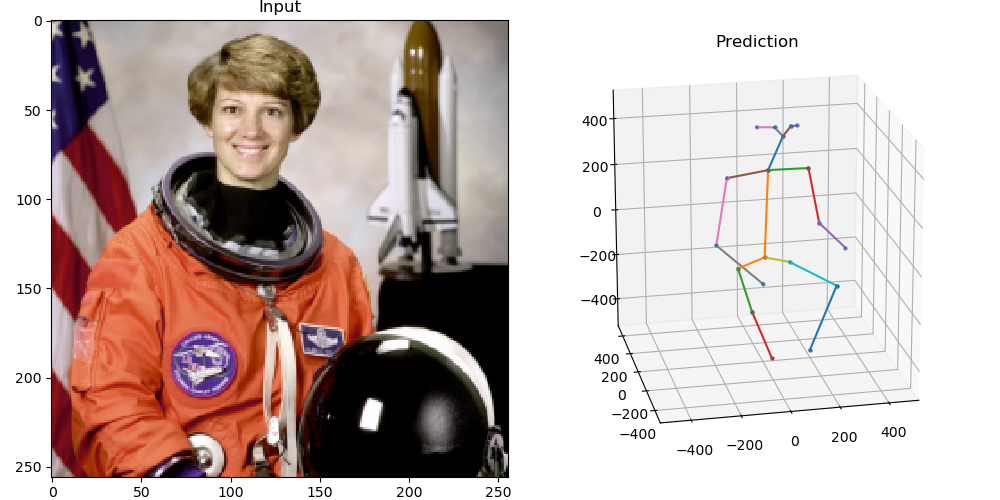
#> input picture example.png, 1000 x 500 px; its folder holds only this picture in this run
$ python -i prepare_images_inria_holidays.py   (imports and definitions only)
#> lines starting #> are read from the running program, lines starting #| are printed output that depends on the picture
#!/usr/bin/env python3

import glob
import multiprocessing
import os
import shutil
import sys

import cv2
import imageio
import numpy as np
from PIL import Image


def main():
    if 'DATA_ROOT' not in os.environ:
        print('Set the DATA_ROOT environment variable to the parent dir of the '
              'inria_holidays directory.')
        sys.exit(1)

    pool = multiprocessing.Pool()
    data_root = os.environ['DATA_ROOT']
    video_paths = glob.glob(f'{data_root}/inria_holidays/jpg/*')
    os.makedirs(f'{data_root}/inria_holidays/jpg_small')
    pool.map(rotate_resize_save, video_paths)
    shutil.rmtree(f'{data_root}/inria_holidays/jpg')


def rotate_resize_save(src_path):
    print('Processing', src_path)
    dst_path = src_path.replace('holidays/jpg', 'holidays/jpg_small')
    im = load_image_with_proper_orientation(src_path)
    im = crop_center_square(im)
    im = cv2.resize(im, (512, 512), interpolation=cv2.INTER_AREA)
    imageio.imwrite(dst_path, im)


def load_image_with_proper_orientation(filepath):
#> called with filepath = '../example.png'
    try:
        image = Image.open(filepath)
#> image is the input picture: PIL image 1000x500 RGBA; mean R, G, B, A 201.1, 186.2, 182.3, 255
        orientation = 274
        exif_info = dict(image._getexif().items())

        if exif_info[orientation] == 3:
            image = image.rotate(180, expand=True)
        elif exif_info[orientation] == 6:
            image = image.rotate(270, expand=True)
        elif exif_info[orientation] == 8:
            image = image.rotate(90, expand=True)
        return np.asarray(image)
    except (AttributeError, KeyError, IndexError):
        # No EXIF found
        return imageio.imread(filepath)


def crop_center_square(im):
    height, width, channels = im.shape
#> height = 500; width = 1000; channels = 4
    if height == width:
        return im
    elif height < width:
        x_start = (width - height) // 2
#> x_start = 250
        im = im[:, x_start:x_start + height, :]
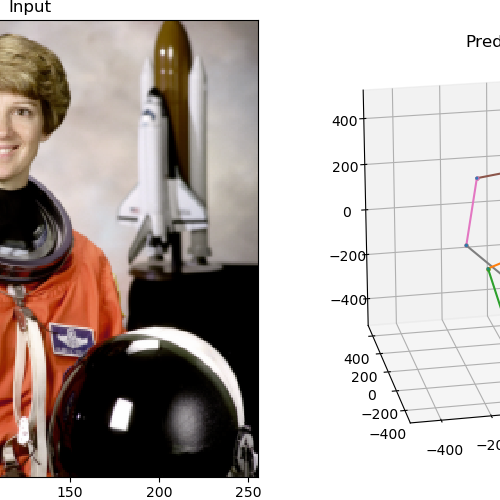
#> im: shape (500, 500, 4); mean of channels 0, 1, 2, 3 187, 178.7, 174.7, 255; drawn as R, G, B
    else:
        y_start = (height - width) // 2
        im = im[y_start:y_start + width, :, :]
    return im


# [2 lines not run here, left out]

>>> result = rotate_resize_save('../example.png')
#> in rotate_resize_save, `im = cv2.resize(im, (512, 512), interpolation=cv2.INTER_AREA)`:
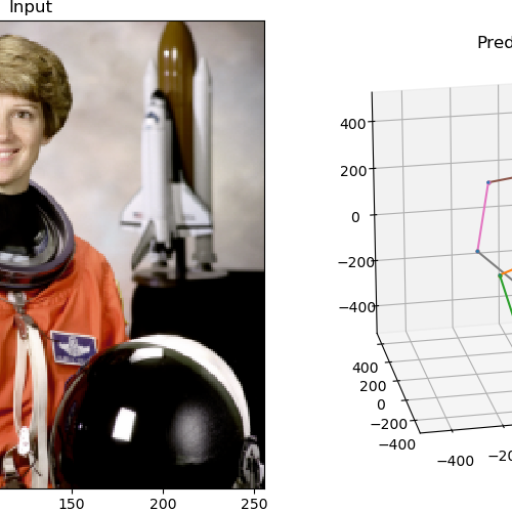
#> im: shape (512, 512, 4); mean of channels 0, 1, 2, 3 187, 178.6, 174.7, 255; drawn as R, G, B
